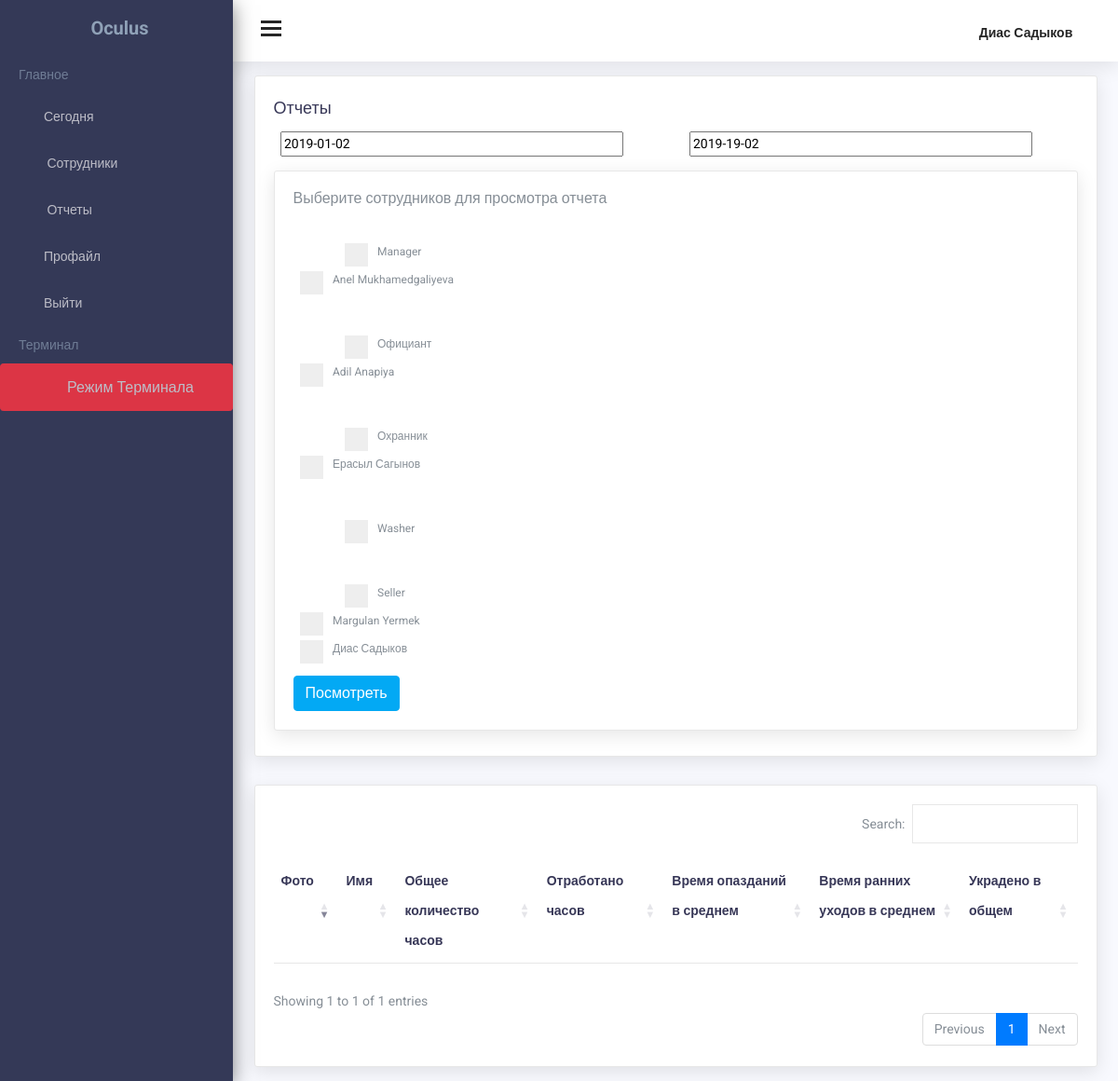
Screenshot of /monitoring/reports/ (signed in) with the database file from the repository.
### users/models.py (models this page shows)
class Profile(models.Model):
	user = models.OneToOneField(User, on_delete = models.CASCADE)
	image = models.ImageField(default = 'default.jpg', upload_to = 'profile_pics')
	name = models.CharField(max_length = 100, null = True)
	surname = models.CharField(max_length = 100, null = True)
	date_of_birth = models.DateTimeField(max_length = 100, null = True)
	phone = models.CharField(max_length = 100, null = True)
	email = models.CharField(max_length = 100, null = True)

### workrkopt/models.py (models this page shows, shortened)
class Positions(models.Model):
	user = models.ForeignKey(settings.AUTH_USER_MODEL,
							on_delete=models.CASCADE)
	Name = models.CharField(max_length = 100)

class Worker(models.Model):
	user = models.ForeignKey(settings.AUTH_USER_MODEL,
							on_delete=models.CASCADE,
							null=True)
	GENDERS = (
		('М', 'Мужчина'),
		('Ж', 'Женщина'))
	Name = models.CharField(max_length = 100)
	Surname = models.CharField(max_length = 100)
	Gender = models.CharField(max_length = 100, choices=GENDERS)
	BirthDate = models.DateTimeField(max_length = 100)
	Phone = models.CharField(max_length = 100)
	Email = models.CharField(max_length = 100)
	Position = models.ForeignKey(Positions, on_delete = models.SET_NULL, null = True,  related_name = 'worker')
	Schedule = models.ForeignKey(Schedules, on_delete = models.SET_NULL, null = True)
	Standard = models.ForeignKey(Standard, on_delete = models.SET_NULL, null = True)
	Photo = models.FileField(upload_to=user_directory_path, default = "default.jpg")
	Working = models.BooleanField(default = False)
	Face_Encodings = models.CharField(max_length = 10000, blank = True)
	Work_Status = models.BooleanField(default = False)
	Last_Check_In = models.OneToOneField('facerec.Check', on_delete=models.SET_NULL, null = True, default = None)

### workrkopt/views.py (the view)
# urls.py: path('reports/', views.Reports, name='calendar'),
@login_required
def Reports(request):
	today = str(datetime.today().strftime('%Y-%d-%m'))
	first_month_day = str(datetime.today().replace(day=1).strftime('%Y-%d-%m'))
	context = {
		'today_date':today,
		'first_month_day':first_month_day,
		'positions': Positions.objects.filter(user = request.user).prefetch_related('worker')
	}
	return render(request, 'workrkopt/reports.html', context)

### workrkopt/templates/workrkopt/reports.html (shortened to what this page needs)
{% extends "workrkopt/home.html" %}
{%load static%}
{% load crispy_forms_tags %}
{% block content %}
<div class="row">
	<div class="col-lg-12">
		<div class="card">
			<div class="card-title">
				<h4>Отчеты</h4>
			</div>
			<div class="card-body">
				<div class="row">
					<div class="col-sm-6">
						<input id="datepicker-1" value="{{first_month_day}}" style="width: 90%" value="{{today_date}}"/>
					</div>
					<div class="col-sm-6">
			  			<input id="datepicker-2" value="{{today_date}}" style="width: 90%" value="{{first_month_day}}"/>
					</div>
				</div>
				<div class="card">
					<div class="card-title">
						<h6>Выберите сотрудников для просмотра отчета</h6>
					</div>
					<div class="card-body">
					<div class="row">
						{% for position in positions %}
						<div class="col-sm-12">
							<fieldset>
									<label class="container ml-5 mt-4">{{position.Name}}
									 	<input class="parentCheckBox" type="checkbox" value = "{{position.Name}}"></input><br>
									  <span class="checkmark"></span>
									</label>
									{% for worker in position.worker.all %}
									<label class="container" style = "">{{worker.Name}} {{worker.Surname}}
									  <span class="checkmark"></span>
									</label>
									{% endfor %}
							</fieldset>
						</div>
						{% endfor %}
					</div>
					<button class="btn btn-info" onclick="sendReportData()">Посмотреть</button>
				</div>
				</div>
			</div>
		</div>
	</div>
</div>
<div class="row" id="report-row">
	<div class="col-lg-12">
		<div class="card">
			<div class="card-body">
				<table id="export-table" class="table" style="width:100%">
			        <thead>
				        <tr>
					        <th>Фото</th>
					        <th>Имя</th>
					        <th>Общее количество часов</th>
					        <th>Отработано часов</th>
					        <th>Время опазданий в среднем</th>
					        <th>Время ранних уходов в среднем </th>
					        <th>Украдено в общем</th>
				        </tr>
			        </thead>
			        <tbody id="table-content">
			        	<tr>
			            <td></td>
			            <td></td>
			            <td></td>
			            <td></td>
			            <td></td>
			            <td></td>
			            <td></td>
			          </tr>
			        </tbody>
		      	</table>
			</div>
		</div>
	</div>
</div>
{% endblock %}

### workrkopt/templates/workrkopt/home.html (shortened to what this page needs)
{% load static %}
<!DOCTYPE html>
<html lang="en">
  <head>
    <link href="{% static 'css/lib/data-table/buttons.bootstrap.min.css' %}" rel="stylesheet" />
    <link href="https://unpkg.com/gijgo@1.9.11/css/gijgo.min.css" rel="stylesheet" type="text/css" />
    <link href="https://unpkg.com/gijgo@1.9.11/css/gijgo.min.css" rel="stylesheet" type="text/css" />
    <link href="{% static 'css/lib/font-awesome.min.css' %}" rel="stylesheet">
    <link href="{% static 'css/lib/themify-icons.css' %}" rel="stylesheet">
    <link href="{% static 'css/lib/menubar/sidebar.css' %}" rel="stylesheet">
    <link href="{% static 'css/lib/bootstrap.min.css' %}" rel="stylesheet">
    <link href="{% static 'css/lib/helper.css' %}" rel="stylesheet">
    <link href="{% static 'css/style.css' %}" rel="stylesheet">
    <link href="https://cdn.datatables.net/1.10.19/css/dataTables.bootstrap4.min.css" rel="stylesheet">
    <link rel="stylesheet" type="text/css" href="https://cdn.datatables.net/buttons/1.5.2/css/buttons.dataTables.min.css">
  </head>
  <body>
    <div class="sidebar sidebar-hide-to-small sidebar-shrink sidebar-gestures">
            <div class="nano">
                <div class="nano-content">
                    <div class="logo"><a href="/monitoring"><img class = "rounded-circle" src="{% static 'images/logo.png'%}" alt="" /><span>Oculus</span></a></div>
                    <ul>
                        <li class="label">Главное</li>
                        <li><a href="/monitoring/"><i class="ti-home"></i>Сегодня</a></li>
                        <li><a class="sidebar-sub-toggle"><i class="ti-bar-chart-alt"></i>  Сотрудники  <span class="sidebar-collapse-icon ti-angle-down"></span></a>
                        </li>
                        <li><a href="/monitoring/reports"><i class="ti-stats-up"></i> Отчеты </a></li>
                        <li><a href="/user/profile"><i class="ti-user"></i>Профайл</a></li>
                        <li><a href="/monitoring/logout"><i class="ti-close"></i>Выйти</a></li>
                        <li class="label">Терминал</li>
                        <li><a class="btn btn-danger" href="/facerec"><i class="ti-tablet"></i>Режим Терминала</a></li>
                    </ul>
                </div>
            </div>
        </div>
    <div class="header">
      <div class="container-fluid">
        <div class="row">
          <div class="col-lg-12">
            <div class="float-left">
              <div class="hamburger sidebar-toggle">
                <span class="line"></span>
                <span class="line"></span>
                <span class="line"></span>
              </div>
            </div>
            <div class="float-right">
              <ul>
                <li class="header-icon dib"><span class="user-avatar">
                 {% if user.profile.name %}
                    {{ user.profile.name }} {{ user.profile.surname }}
                 {% else %}
                    {{user.username}}
                 {% endif %}
                 <i class="ti-angle-down f-s-10"></i></span>
                </li>
              </ul>
            </div>
          </div>
        </div>
      </div>
    </div>
    <div class="content-wrap">
        <div class="main">
            <div class="container-fluid">
                <section id="main-content">
                    {% block content %}{% endblock %}
                </section>
            </div>
        </div>
    </div>
  </body>
</html>

### rows the page displays
Positions: Name "Manager"
Worker: Name "Anel", Surname "Mukhamedgaliyeva"
Positions: Name "Официант"
Worker: Name "Adil", Surname "Anapiya"
Positions: Name "Охранник"
Worker: Name "Ерасыл", Surname "Сагынов"
Positions: Name "Washer"
Positions: Name "Seller"
Worker: Name "Margulan", Surname "Yermek"
Worker: Name "Диас", Surname "Садыков"

### other values shown
{{ user.profile.name }} "Диас"
{{ user.profile.surname }} "Садыков"
